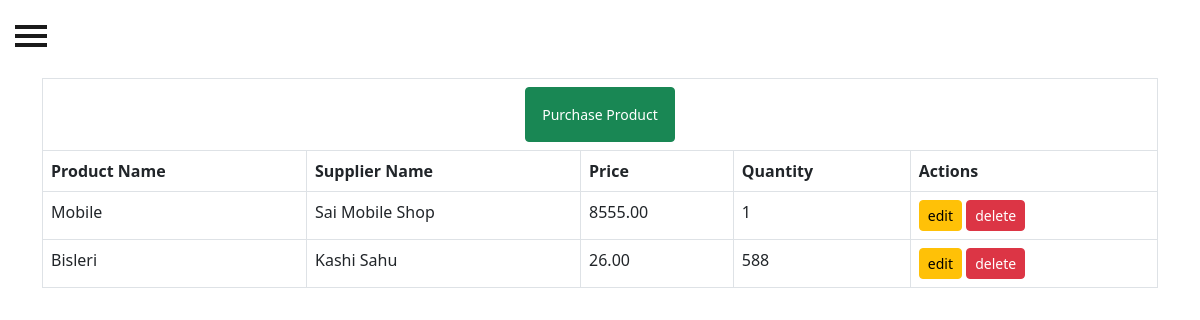
/purchase/, run on the app's committed database.
### inventory/models.py (models this page shows, shortened)
class Purchase(models.Model):
    product=models.ForeignKey(Product,on_delete=models.CASCADE)
    supplier=models.ForeignKey(Supplier,on_delete=models.CASCADE)
    quantity=models.PositiveIntegerField()
    purchase_price=models.DecimalField(max_digits=10,decimal_places=2)
    purchase_date=models.DateTimeField(auto_now_add=True)

class Product(models.Model):
    name=models.CharField(max_length=100)
    sku=models.CharField(max_length=100, unique=True)
    description=models.TextField(blank=True, null=True)
    price=models.DecimalField(max_digits=10,decimal_places=2)
    quantity=models.PositiveIntegerField(default=0)
    created_at=models.DateTimeField(auto_now_add=True)

class Supplier(models.Model):
    name=models.CharField(max_length=100)
    contact=models.CharField(max_length=15, blank=True, null=True)
    email=models.EmailField(blank=True, null=True)
    address=models.TextField(blank=True, null=True)
    created_at=models.DateTimeField(auto_now_add=True)

### inventory/views.py (the view)
# urls.py: path('purchase/',purchase_list,name='purchase_list'),
def purchase_list(request):
    items=Purchase.objects.all()
    return render(request,'purchase/purchase_list.html',{'items':items})

### inventory/templates/purchase/purchase_list.html
{% extends "base.html" %}
{% load static %}
{% block content %}
        <div class="container">
            <div class="mt-2" >
                <table class="table table-bordered ">
                    <tr>
                        <th style="text-align: center; vertical-align: middle;" colspan='5' ><a class="btn btn-sm btn-success p-3 " href={% url 'create_purchase' %}>Purchase Product</a></th>
                    </tr>
                    <tr>
                        <th>Product Name</th>
                        <th>Supplier Name</th>
                        <th>Price</th>
                        <th>Quantity</th>
                        <th>Actions</th>
                    </tr>
                    {% for p in items %}
                    <tr>
                        <td>{{p.product.name}}</td>
                        <td>{{p.supplier.name}}</td>
                        <td>{{p.purchase_price}}</td>
                        <td>{{p.quantity}}</td>
                        <td>
                            <a href={% url 'edit_purchase' p.id %}><button class="btn btn-warning btn-sm">edit</button></a>
                            <a href={% url 'delete_purchase' p.id %}><button class="btn btn-danger btn-sm">delete</button></a>
                        </td>
                    </tr>
                    {% endfor %}
                </table>
            </div>
        </div>
{% endblock %}

### static/css/base.css (style rules this page uses)
body { position: relative; overflow-x: hidden; background-color: #cfd8dc; }
body, html { height: 100%; }

### data on the page
Purchase: product.name "Mobile", supplier.name "Sai Mobile Shop", purchase_price "8555.00", quantity "1"
Purchase: product.name "Bisleri", supplier.name "Kashi Sahu", purchase_price "26.00", quantity "588"
